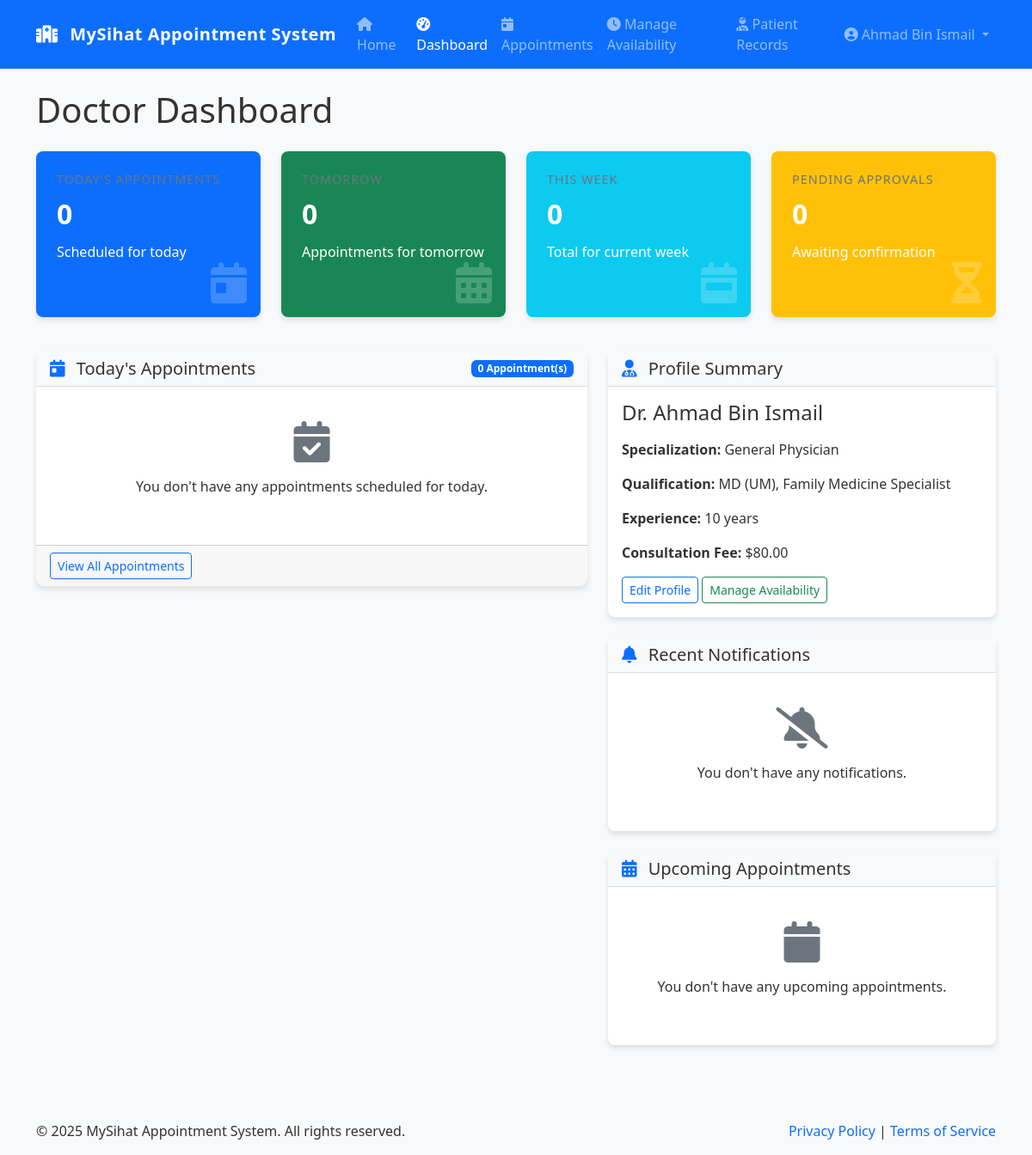
Page /doctor/dashboard.php (signed in) on the committed database.
### tables this page shows
CREATE TABLE doctor_details (
        id INTEGER PRIMARY KEY AUTOINCREMENT,
        user_id INTEGER NOT NULL,
        specialization TEXT NOT NULL,
        qualification TEXT NOT NULL,
        experience_years INTEGER,
        consultation_fee REAL,
        FOREIGN KEY (user_id) REFERENCES users(id) ON DELETE CASCADE
    );

CREATE TABLE users (
        id INTEGER PRIMARY KEY AUTOINCREMENT,
        username TEXT NOT NULL UNIQUE,
        password TEXT NOT NULL,
        email TEXT NOT NULL UNIQUE,
        first_name TEXT NOT NULL,
        last_name TEXT NOT NULL,
        role TEXT NOT NULL CHECK(role IN ('patient', 'doctor', 'admin')),
        phone TEXT,
        address TEXT,
        date_of_birth TEXT,
        gender TEXT CHECK(gender IN ('male', 'female', 'other')),
        created_at TIMESTAMP DEFAULT CURRENT_TIMESTAMP,
        updated_at TIMESTAMP DEFAULT CURRENT_TIMESTAMP
    );

### doctor/dashboard.php (the view, shortened to what the rows shown need)
<?php
require_once '../includes/db.php';
require_once '../includes/functions.php';
require_once '../includes/auth.php';
$userId = getCurrentUserId();
$db = Database::getInstance();
try {
    $doctorDetails = $db->fetchOne(
        "SELECT d.*, u.first_name, u.last_name, u.email, u.phone
         FROM doctor_details d
         JOIN users u ON d.user_id = u.id
         WHERE d.user_id = ?",
        [$userId]
    );
} catch (Exception $e) {
    error_log("Doctor dashboard error: " . $e->getMessage());
    setFlashMessage('error', 'An error occurred while loading dashboard data.', 'danger');
    $doctorDetails = [];
    $todayAppointments = [];
    $upcomingAppointments = [];
    $stats = [
        'today' => ['count' => 0],
        'tomorrow' => ['count' => 0],
        'this_week' => ['count' => 0],
        'pending' => ['count' => 0]
    ];
    $notifications = [];
}
include '../includes/header.php';
?>
<div class="row">
    <div class="col-md-12">
        <h1 class="mb-4">Doctor Dashboard</h1>
        <div class="row">
            <div class="col-md-5">
                <div class="card mb-4">
                    <div class="card-body">
                        <h4 class="mb-3">Dr. <?php echo $doctorDetails['first_name'] . ' ' . $doctorDetails['last_name']; ?></h4>
                        <p><strong>Specialization:</strong> <?php echo $doctorDetails['specialization']; ?></p>
                        <p><strong>Qualification:</strong> <?php echo $doctorDetails['qualification']; ?></p>
                        <p><strong>Experience:</strong> <?php echo $doctorDetails['experience_years']; ?> years</p>
                        <p><strong>Consultation Fee:</strong> $<?php echo number_format($doctorDetails['consultation_fee'], 2); ?></p>
                        <div class="mt-3">
                            <a href="profile.php" class="btn btn-outline-primary btn-sm">Edit Profile</a>
                            <a href="availability.php" class="btn btn-outline-success btn-sm">Manage Availability</a>
                        </div>
                    </div>
                </div>
            </div>
        </div>
    </div>
</div>
<?php
include '../includes/footer.php';
?>

### rows in the picture
doctor_details: user.first_name "Ahmad", user.last_name "Bin Ismail", specialization "General Physician", qualification "MD (UM), Family Medicine Specialist", experience_years "10", consultation_fee "80.00"

### other values in the picture
SITE_NAME "MySihat Appointment System"
$_SESSION['full_name'] "Ahmad Bin Ismail"
$stats['today']['count'] "0"
$stats['tomorrow']['count'] "0"
$stats['this_week']['count'] "0"
$stats['pending']['count'] "0"
count($todayAppointments) "0"
